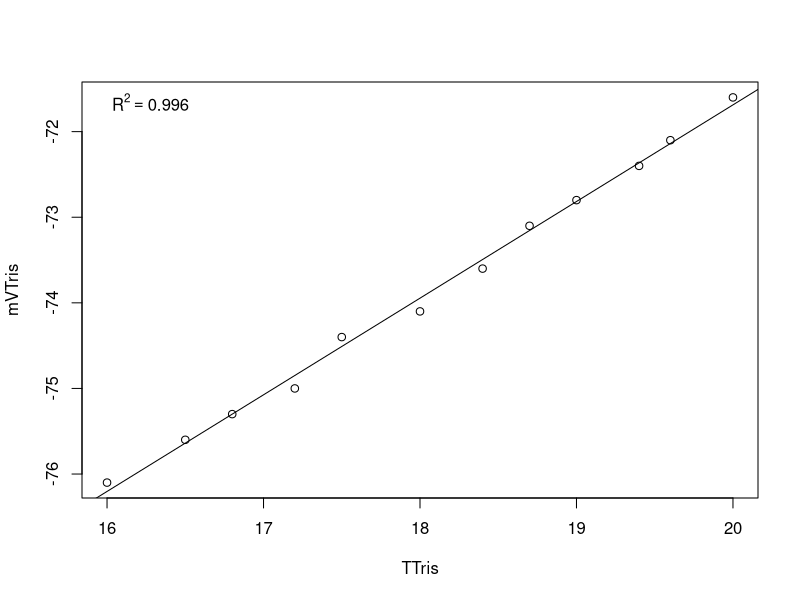

This chart was generated by the following R code:
setwd("~/MyProjects/Geoduck_Conditioning/RAnalysis/Data/pH_Calibration_Files/") #set working directory

Calib.Data <-read.table("20180627.csv", header=TRUE, sep=",", na.string="NA", as.is=TRUE) #reads in the data files
model <-lm(mVTris ~ TTris, data=Calib.Data) #runs a linear regression of mV as a function of temperature
coe <- coef(model) #extracts the coeffecients
R2<-summary(model)$r.squared
plot(mVTris ~ TTris, data=Calib.Data)
abline(lm(mVTris ~ TTris, data=Calib.Data))
legend('topleft', legend = bquote(R^2 == .(format(R2, digits = 3))), bty='n')
